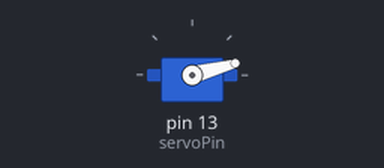
This sketch was run on a simulated Arduino Uno, built with avr-gcc and run on an emulated ATmega328P. Parts: servo.

Above: at 0.05 s.
Timing chart, 0 to 4.6 s (numbered marks = the images above):
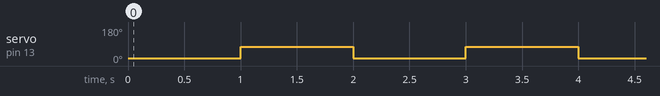

The sketch:

Passaroco.ino
```cpp
// (licence header left out)
// THE SOFTWARE IS PROVIDED "AS IS", WITHOUT WARRANTY OF ANY KIND, EXPRESS OR
// IMPLIED, INCLUDING BUT NOT LIMITED TO THE WARRANTIES OF MERCHANTABILITY,
// FITNESS FOR A PARTICULAR PURPOSE AND NONINFRINGEMENT. IN NO EVENT SHALL THE
// AUTHORS OR COPYRIGHT HOLDERS BE LIABLE FOR ANY CLAIM, DAMAGES OR OTHER
// LIABILITY, WHETHER IN AN ACTION OF CONTRACT, TORT OR OTHERWISE, ARISING FROM,
// OUT OF OR IN CONNECTION WITH THE SOFTWARE OR THE USE OR OTHER DEALINGS IN THE
// SOFTWARE.

#include <Servo.h>

Servo servoMotor;
int servoPin = 13;


void setup() {

  servoMotor.attach(servoPin);
}

void loop()
{


passaroco();
passaroco();passaroco();passaroco();passaroco();passaroco();passaroco();passaroco();passaroco();
delay(120000);
passaroco2();passaroco2();passaroco2();passaroco2();passaroco2();passaroco2();passaroco2();passaroco2();passaroco2();passaroco2();passaroco2();passaroco2();passaroco2();passaroco2();passaroco2();passaroco2();passaroco2();passaroco2();passaroco2();passaroco2();passaroco2();passaroco2();passaroco2();passaroco2();passaroco2();passaroco2();passaroco2();passaroco2();passaroco2();passaroco2();


}


void passaroco(){

  servoMotor.write(15);
delay(1000);
servoMotor.write(75);
delay(1000);
}

void passaroco2(){

  servoMotor.write(15);
delay(500);
servoMotor.write(75);
delay(5000);
}
```

Measured:
- by itself, servo on pin 13 (servoPin): alternates 75° for 1.0 s and 15° for 1.0 s, 17 changes in all, then stays 75°
